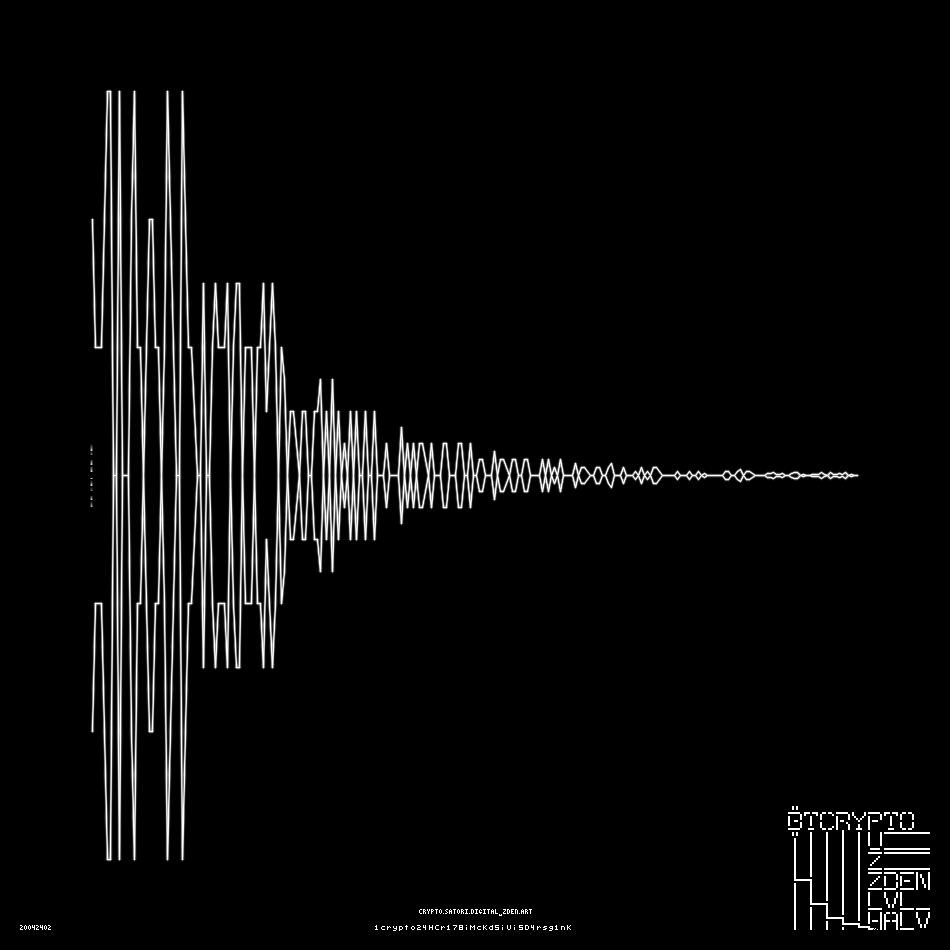
#> input picture research/sources/cryptoHALV.png, 950 x 950 px; its folder holds 7 pictures in this run
$ python check_corners.py
#> lines starting #> are read from the running program, lines starting #| are printed output that depends on the picture; after the words box and inside, x2 and y2 are one past the last pixel; in counts of white or black regions, pixels touching at a corner belong together
### tools/bitcoin_oracle.py
#!/usr/bin/env python3
"""Offline P2PKH candidate checking. No wallet/network/transaction operations."""
import hashlib
from cryptography.hazmat.primitives.asymmetric import ec
from cryptography.hazmat.primitives import serialization

TARGET = '1crypto24HCr178iMcKd5iUi5D4rsg1nK'
ALPHABET = '123456789ABCDEFGHJKLMNPQRSTUVWXYZabcdefghijkmnopqrstuvwxyz'
ORDER = 0xFFFFFFFFFFFFFFFFFFFFFFFFFFFFFFFEBAAEDCE6AF48A03BBFD25E8CD0364141

def sha256(b):
    return hashlib.sha256(b).digest()

# [13 lines left out: functions b58encode, b58decode, not called in this run]

def addresses(key):
    scalar = int.from_bytes(key, 'big')
    if len(key) != 32 or not 0 < scalar < ORDER:
        return {}
    pub = ec.derive_private_key(scalar, ec.SECP256K1()).public_key()
    result = {}
    for name, fmt in [('compressed', serialization.PublicFormat.CompressedPoint),
                      ('uncompressed', serialization.PublicFormat.UncompressedPoint)]:
        point = pub.public_bytes(serialization.Encoding.X962, fmt)
        payload = b'\0'+hashlib.new('ripemd160', sha256(point)).digest()
        result[name] = b58encode(payload+sha256(sha256(payload))[:4])
    return result

def selftest():
    expected = {'compressed': '1BgGZ9tcN4rm9KBzDn7KprQz87SZ26SAMH',
                'uncompressed': '1EHNa6Q4Jz2uvNExL497mE43ikXhwF6kZm'}
    if addresses((1).to_bytes(32, 'big')) != expected:
        raise RuntimeError('Private scalar 1 known-answer test failed')
    raw = b58decode(TARGET)
    if len(raw) != 25 or raw[0] != 0 or sha256(sha256(raw[:-4]))[:4] != raw[-4:]:
        raise RuntimeError('Target Base58Check failed')
    if addresses(bytes(32)) or addresses(ORDER.to_bytes(32, 'big')):
        raise RuntimeError('Scalar range validation failed')
    return {'scalar_1_both_formats': 'passed', 'target_base58check': 'passed',
            'invalid_scalars': 'passed', 'target_hash160': raw[1:-4].hex()}

# [3 lines that do not run on import are left out]

### tools/check_corners.py
#!/usr/bin/env python3
"""Measured corner comparisons and a bounded, explicit bitmap-to-key family."""
import csv
import hashlib
import json
import os
from pathlib import Path
os.environ.setdefault('MPLCONFIGDIR','/tmp/halv-matplotlib')
os.environ.setdefault('XDG_CACHE_HOME','/tmp/halv-cache')
import numpy as np
from PIL import Image
from bitcoin_oracle import ORDER,TARGET,addresses,sha256,selftest

ROOT=Path(__file__).resolve().parents[1]

def spans(mask,origin=0):
    ix=np.flatnonzero(mask)
    return [[int(r[0]+origin),int(r[-1]+origin),len(r)]
            for r in np.split(ix,np.flatnonzero(np.diff(ix)>1)+1) if len(r)]

def orientations(a):
    for transpose in [False,True]:
        for flip_y in [False,True]:
            for flip_x in [False,True]:
                b=a.T if transpose else a
                if flip_y:b=b[::-1]
                if flip_x:b=b[:,::-1]
                yield b,f'transpose={transpose}/flip_y={flip_y}/flip_x={flip_x}'

def main():
    images={name:np.array(Image.open(ROOT/'research/sources'/name).convert('L'))
            for name in ['cryptoHALV.png','crypto5.png','crypto5fix.png']}
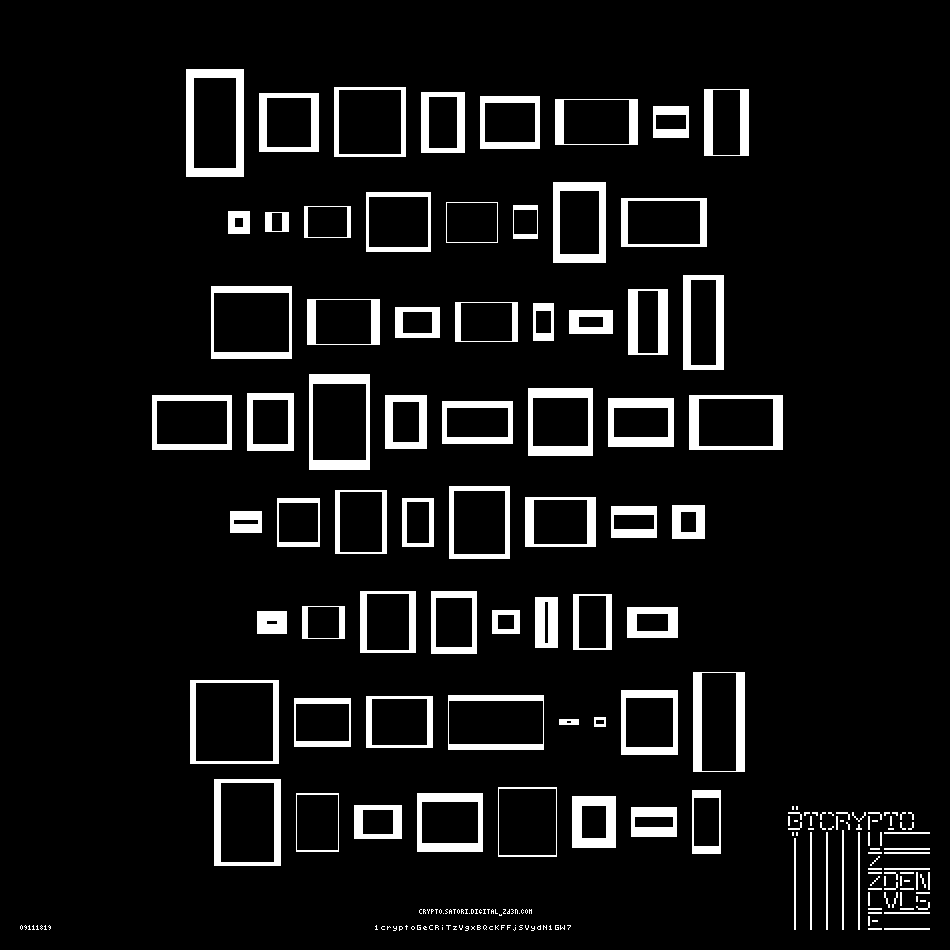
#> input picture research/sources/crypto5.png, 950 x 950 px
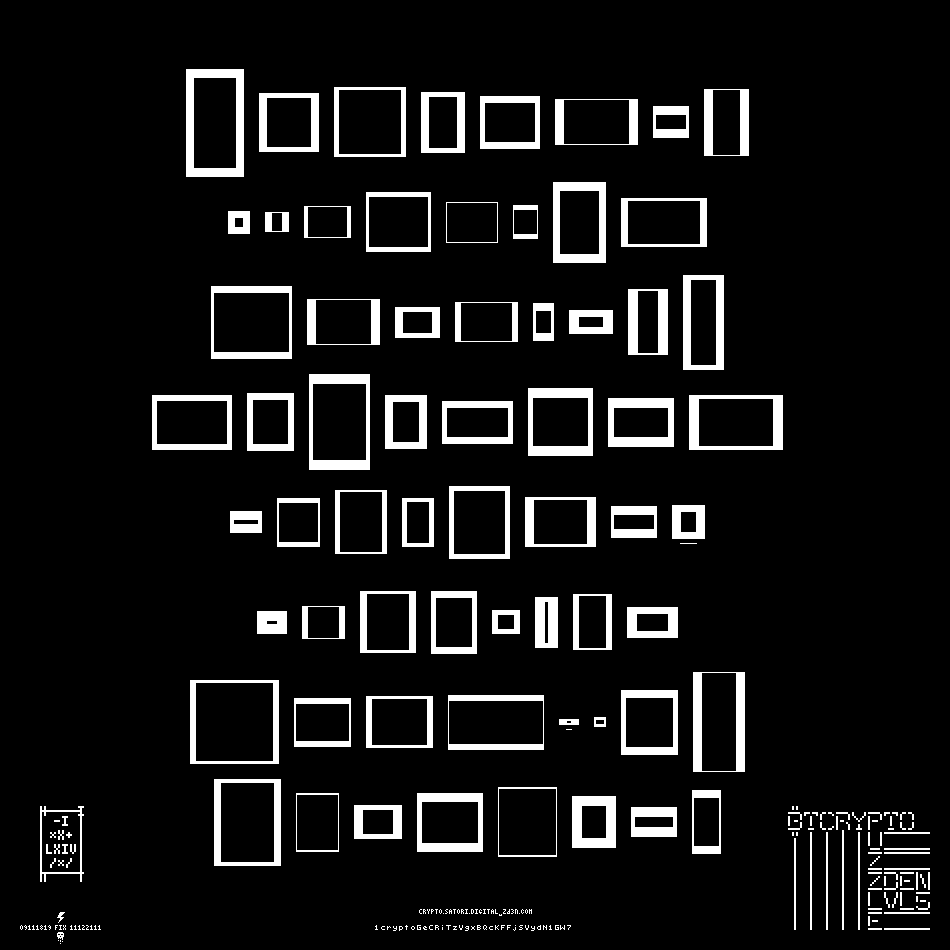
#> input picture research/sources/crypto5fix.png, 950 x 950 px
#> images = 3 items
    a=images['cryptoHALV.png'];old=images['crypto5fix.png']
#> in main, a is the input picture: shape (950, 950); min 0, max 255, mean 10.3
#> after `old = images['crypto5fix.png']`: old: shape (950, 950); 7.8% white; 246 white regions (111 under 20 px), largest, box (x1, y1, x2, y2) and area: (186, 69, 244, 177) 2484, (693, 672, 745, 772) 1868, (553, 182, 606, 263) 1836
    hashes={name:hashlib.sha256((ROOT/'research/sources'/name).read_bytes()).hexdigest() for name in images}
#> hashes = 3 items
    comparisons={}
    for name,(x0,y0,x1,y1) in {
        'header':(788,806,916,830),'U_Z_ZDEN':(868,832,932,890),
        'left_stems_and_staircase':(788,830,868,930),'level_label':(868,890,932,930)
    }.items():
        comparisons[name]={'roi':[x0,y0,x1,y1],
            'different_pixels_vs_level5fix':int(np.count_nonzero(a[y0:y1,x0:x1]!=old[y0:y1,x0:x1])),
            'level5_original_vs_fix_differences':int(np.count_nonzero(images['crypto5.png'][y0:y1,x0:x1]!=old[y0:y1,x0:x1]))}
#> after the loop, comparisons = 4 items
    digit_patterns={
        '0':['010','101','101','101','010'], '1':['010','110','010','010','111'],
        '2':['110','001','010','100','111'], '4':['101','101','111','001','001'],
        '8':['010','101','010','101','010'], '9':['010','101','011','001','010']}
    lookup={''.join(v):k for k,v in digit_patterns.items()}
    dates={}
    for name,im in images.items():
        gs=[''.join('1' if p else '0' for p in im[925:930,20+4*i:23+4*i].flat) for i in range(8)]
        dates[name]={'glyph_bitstrings':gs,'reading':''.join(lookup.get(g,'?') for g in gs)}
#> this loop made 3 passes
#> name on passes 1 to 3: 'cryptoHALV.png', 'crypto5.png', 'crypto5fix.png'
#> after the loop, dates = 3 items
    candidates={}
    def add(key,label):
        if len(key)==32 and 0<int.from_bytes(key,'big')<ORDER:candidates.setdefault(key,label)
    # Four 7x9 glyphs contain 252 sampled bits. Treat 4 missing bits as a bounded hypothesis.
    glyph_stats={}
    for text,x0,y0 in [('HALV',868,912),('ZDEN',868,872)]:
        glyphs=[]
        for i in range(4):
            pixels=a[y0:y0+18,x0+16*i:x0+16*i+14]>0
            cells=pixels.reshape(9,2,7,2).transpose(0,2,1,3).reshape(9,7,4)
            glyphs.append(cells)
        glyph_stats[text]={'shape_per_glyph':[9,7],
            'nonuniform_2x2_cells':sum(int(np.count_nonzero(g.any(2)!=g.all(2))) for g in glyphs)}
        for sample in ['top_left','any','all','majority']:
            gs=[g[:,:,0] if sample=='top_left' else g.any(2) if sample=='any' else g.all(2) if sample=='all' else g.sum(2)>=2 for g in glyphs]
            # Also pad each 63-bit glyph separately to 64 bits (four 8-byte fields).
            for orient_index in range(8):
                oriented=[list(orientations(g))[orient_index] for g in gs]
                for reverse_glyphs in [False,True]:
                    values=oriented[::-1] if reverse_glyphs else oriented
                    for inverse in [False,True]:
                        words=[int(''.join(str(int(b)^int(inverse)) for b in g.flat),2) for g,_ in values]
                        for extra in range(16):
                            for end in ['prefix','suffix']:
                                padded=[((extra>>i&1)<<63)|v if end=='prefix' else (v<<1)|(extra>>i&1) for i,v in enumerate(words)]
                                key=b''.join(v.to_bytes(8,'big') for v in padded)
                                add(key,f'{text}/{sample}/per_glyph/{values[0][1]}/reverse_glyphs={reverse_glyphs}/complement={inverse}/{end}={extra}')
            for layout,bitmap in [('glyph_serial',np.vstack(gs)),('row_interleaved',np.hstack(gs))]:
                for b,orientation in orientations(bitmap):
                    bits=b.astype(int).flatten().tolist()
                    for inverse in [False,True]:
                        value=int(''.join(str(v^int(inverse)) for v in bits),2)
                        for extra in range(16):
                            for end,n in [('prefix',(extra<<252)|value),('suffix',(value<<4)|extra)]:
                                add(n.to_bytes(32,'big'),f'{text}/{sample}/{layout}/{orientation}/complement={inverse}/{end}={extra}')
#> after the loop, glyph_stats = 2 items
    # Explicit canonical binary raster encodings, no arbitrary windows or pixel selection.
    for name,bitmap in {
        'date':a[925:930,20:51]>0,
        'signature':a[806:930,788:932]>0,
        'signature_xor_level5':a[806:930,788:932]!=old[806:930,788:932],
        'staircase':a[830:930,788:868]>0,
    }.items():
        for b,orientation in orientations(bitmap):
            for bitorder in ['big','little']:
                raw=np.packbits(b,bitorder=bitorder).tobytes()
                label=f'{name}/{orientation}/packbits={bitorder}'
                add(sha256(raw),label+'/sha256');add(sha256(sha256(raw)),label+'/double_sha256')
#> this loop made 4 passes
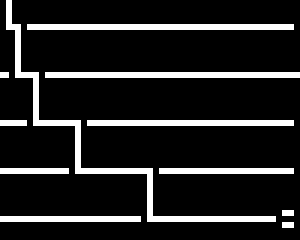
#> b: shape (80, 100) bool (shown 3 times larger); 13.5% white in thin lines or dots
    for text in ['20042402','20042024','20240420']:
        for label,raw in [('ascii',text.encode()),('bcd',bytes.fromhex(text)),('decimal',int(text).to_bytes(4,'big'))]:
            add(sha256(raw),f'date/{text}/{label}/sha256')
            add(sha256(sha256(raw)),f'date/{text}/{label}/double_sha256')
    verification=selftest()
#> in addresses, `scalar = int.from_bytes(key, 'big')`: scalar = 1
    lvl5=addresses(bytes.fromhex('f4bfad68198549d3e5612fa3b1cabad14679c634359e2f5efdd804ddce8a9f51'))
    if lvl5['uncompressed']!='1cryptoGeCRiTzVgxBQcKFFjSVydN1GW7':raise RuntimeError('Level5 reference failed')
    matches=[]
    for key,label in candidates.items():
        for fmt,address in addresses(key).items():
            if address==TARGET:matches.append({'label':label,'format':fmt,'key_hex':key.hex()})
    lobe_counts=[]
    for t in range(1,256):
        n=len(spans(a[475,91:859]<t,91))
        if lobe_counts and lobe_counts[-1]['count']==n:lobe_counts[-1]['end']=t
        else:lobe_counts.append({'start':t,'end':t,'count':n})
    lobes=[]
    for i,(left,right,width) in enumerate(spans(a[475,91:859]<1,91)):
        y,x=np.where(a[85:476,left:right+1]>100)
        peak_y=int(y.min()+85) if len(y) else 475
        lobes.append({'index':i,'left':left,'right':right,'width':width,'peak_y_threshold100':peak_y,
                      'block_by_midpoint':max(0,min(7,int((((left+right)/2)-92)//96)))})
    with (ROOT/'research/data/lobes_centerline_t1.csv').open('w') as f:
        w=csv.DictWriter(f,fieldnames=list(lobes[0]),lineterminator='\n');w.writeheader();w.writerows(lobes)
    out={'image_hashes':hashes,'corner_unique_intensities':np.unique(a[806:930,788:932]).tolist(),
         'comparisons':comparisons,'dates':dates,'glyph_sampling':glyph_stats,
         'lobe_definition':'Dark runs at y=475 in x=91..858, intensity <1; includes open first run, excludes unresolved small tail lobes. Not a topology certificate.',
         'lobe_threshold_plateaus':lobe_counts,
         'lobe_counts_per_96px_block_by_midpoint':[sum(l['block_by_midpoint']==b for l in lobes) for b in range(8)],
         'oracle_selftest':verification,'level5_reference_addresses':lvl5,
         'unique_corner_candidates':len(candidates),'formats_per_candidate':2,'matches':matches,
         'candidate_set_sha256':sha256(b''.join(sorted(candidates))).hex(),
         'limitation':'Negative for the explicit 252-bit glyph/padding and canonical bitmap/date hash families only. No claim that signature is irrelevant; no unique eight-separator rule found.'}
    (ROOT/'research/data/corner_check.json').write_text(json.dumps(out,indent=2)+'\n')
    print(json.dumps(out,indent=2))
    import matplotlib
    matplotlib.use('Agg')
    import matplotlib.pyplot as plt
    fig,axes=plt.subplots(2,2,figsize=(14,10),layout='constrained')
    for ax,im,title in [(axes[0,0],a[800:935,780:935],'HALV signature'),
                        (axes[0,1],old[800:935,780:935],'Level 5 signature (mirror)'),
                        (axes[1,0],a[925:930,20:51],'HALV date: 20042402'),
                        (axes[1,1],a[800:935,780:935]!=old[800:935,780:935],'HALV XOR Level 5; white means changed')]:
        ax.imshow(im,cmap='gray',interpolation='nearest',aspect='auto');ax.set_title(title)
    fig.savefig(ROOT/'research/data/corner_comparison.png',dpi=160)

if __name__=='__main__':main()
#> (the call stopped at in addresses, `pub = ec.derive_private_key(scalar, ec.SECP256K1()).public_key()`: cryptography is not available in this run)
